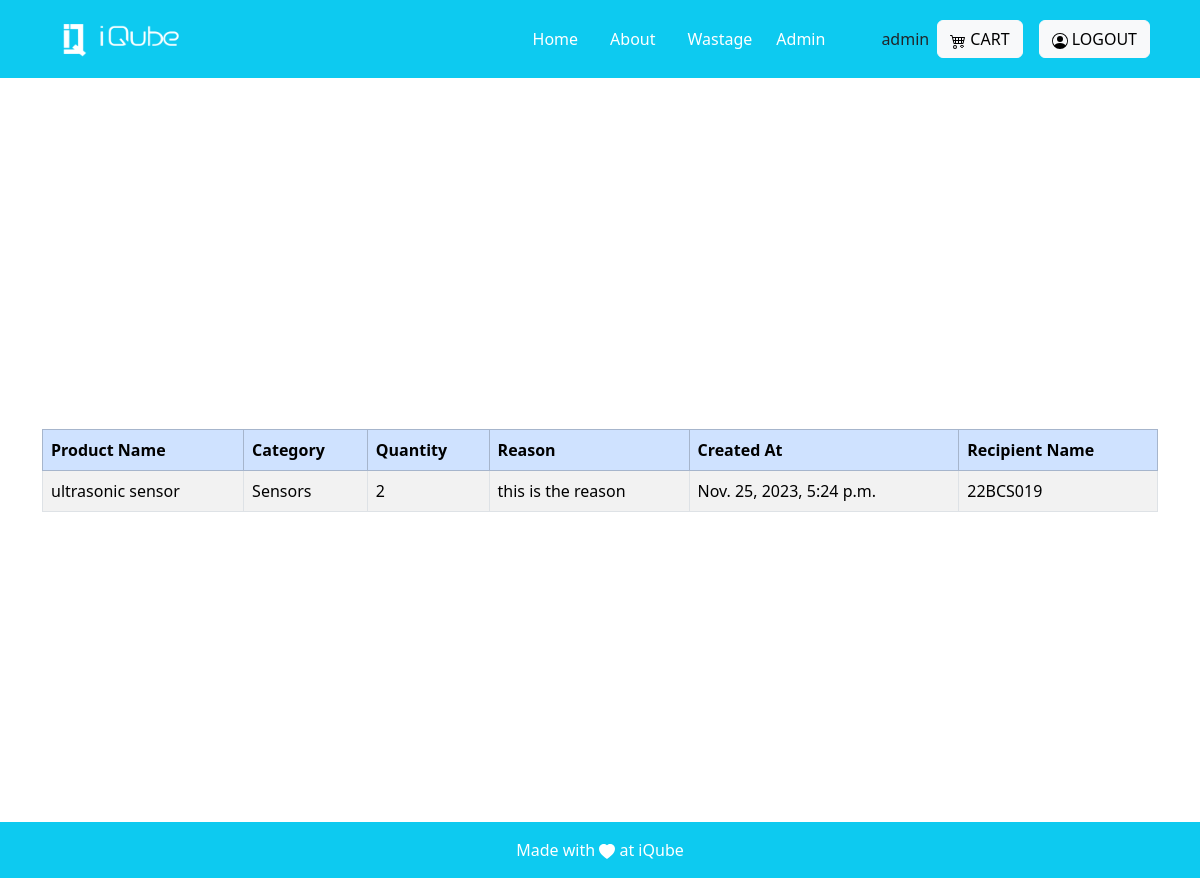
The page /wastage_render/ (signed in) on the database as committed earlier.
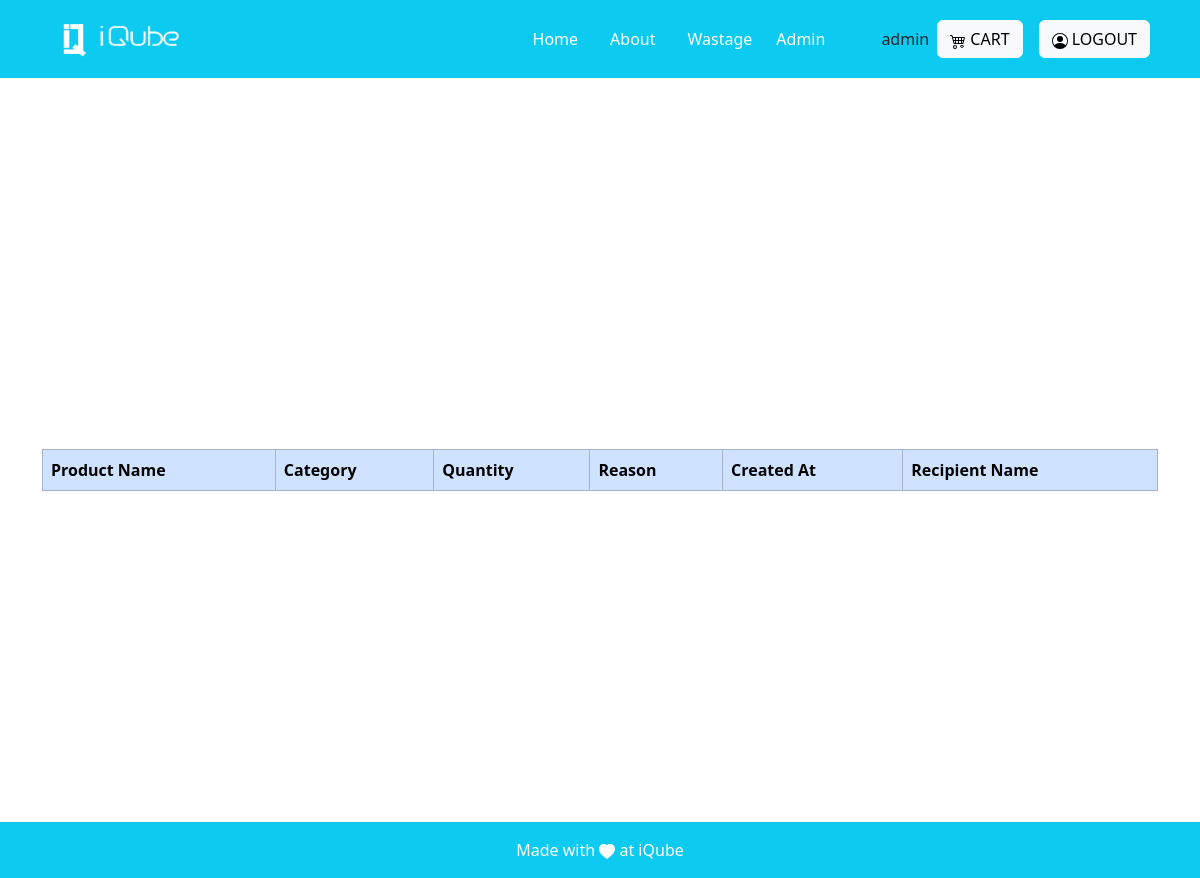
The same page on the database as committed later.
### invention/models.py (models this page shows, shortened)
class Wastage(models.Model):
    roll_number=models.CharField(max_length=8)
    product_name=models.ForeignKey('Product', on_delete=models.CASCADE)
    quantity=models.PositiveIntegerField()
    reason=models.TextField()
    category = models.ForeignKey('Category', on_delete=models.CASCADE)
    created_at = models.DateTimeField(auto_now=True)

class Product(models.Model):
    name=models.CharField(max_length=255)
    decription=models.CharField(max_length=100)
    actual_count=models.PositiveIntegerField()
    available_count=models.PositiveIntegerField()
    category= models.ForeignKey('Category', on_delete=models.CASCADE)
    created_at = models.DateTimeField(auto_now=True)
    image = models.ImageField(upload_to='images')

class Category(models.Model):
    name=models.CharField(max_length=25)
    created_by = models.ForeignKey(User, on_delete=models.CASCADE)
    created_at=models.DateTimeField(auto_now=True)
    class Meta:
        verbose_name_plural = 'Categories'

### invention/decorators.py (the view)
        def wrapper_func(request, *args, **Kwargs):
            group = None
            if request.user.groups.exists():
                group = request.user.groups.all()[0].name
            if group in allowed_roles:
              return view_func(request, *args, **Kwargs)
            else:
                return render(request, 'no_permission.html')

### invention/views.py (called while the page is built)
@allowed_user(allowed_roles=(['staff', 'superadmin']))
@login_required
def wastage(request):
    wastage = Wastage.objects.all()
    return render(request, 'wastage_render.html', {'wastage': wastage,})

### invention/templates/wastage_render.html (shortened to what this page needs)
{% extends 'base.html' %}
{% block base %}
<div class="overlay"></div>
<div class="container d-flex justify-content-center align-items-center vh-100">
    <table class="table table-striped table-bordered">
        <thead class="table-primary">
            <tr>
                <th>Product Name</th>
                <th>Category</th>
                <th>Quantity</th>
                <th>Reason</th>
                <th>Created At</th>
                <th>Recipient Name</th>
            </tr>
        </thead>
        <tbody>
            {% for i in wastage %}
            <tr>
                <td>{{ i.product_name.name }}</td>
                <td>{{ i.category.name }}</td>
                <td>{{ i.quantity }}</td>
                <td>{{ i.reason }}</td>
                <td>{{ i.created_at }}</td>
                <td>{{ i.roll_number }}</td>
            </tr>
            {% endfor %}
        </tbody>
    </table>
</div>
{% endblock %}

Rows that differ between the two databases and show on the page:
removed Wastage: product_name.name "ultrasonic sensor", category.name "Sensors", quantity "2", reason "this is the reason", created_at "Nov. 25, 2023, 5:24 p.m.", roll_number "22BCS019"
